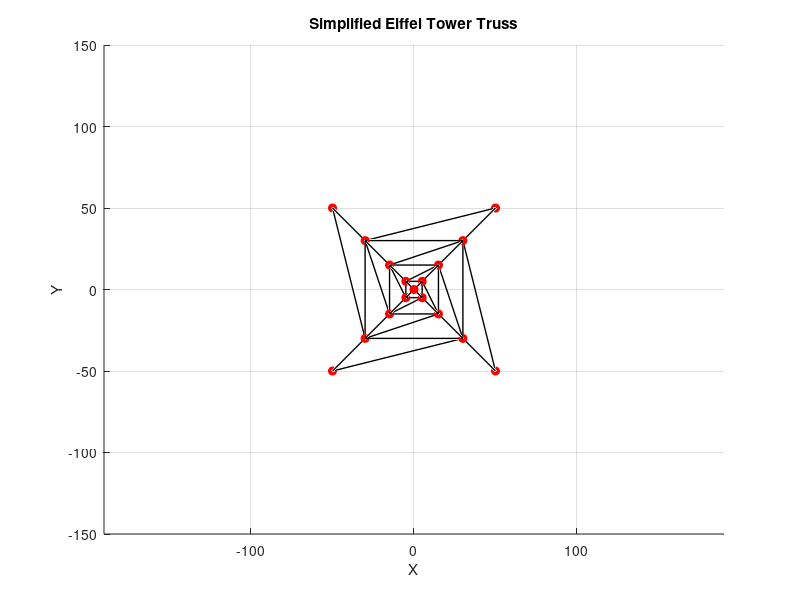

The MATLAB script that drew this image: (Note: this script raises an error after producing the figure.)
%% ==============================
%  Eiffel Tower Truss Visualization
%  ==============================

clear; clc;

%% 节点坐标 (节点号 X Y Z)
Node = [...
1   50    50     0;
2  -50    50     0;
3  -50   -50     0;
4   50   -50     0;
5   30    30    50;
6  -30    30    50;
7  -30   -30    50;
8   30   -30    50;
9   15    15   100;
10 -15    15   100;
11 -15   -15   100;
12  15   -15   100;
13   5     5   150;
14  -5     5   150;
15  -5    -5   150;
16   5    -5   150;
17   0     0   300];

%% 杆件 (杆件号 节点1 节点2)
Element = [...
1   5    6;
2   6    7;
3   7    8;
4   8    5;
5   9   10;
6   10  11;
7   11  12;
8   12   9;
9   13  14;
10  14  15;
11  15  16;
12  16  13;
13  1    5;
14  5    9;
15  9   13;
16  2    6;
17  6   10;
18  10  14;
19  3    7;
20  7   11;
21  11  15;
22  4    8;
23  8   12;
24  12  16;
25  13  17;
26  14  17;
27  15  17;
28  16  17;
29  1    6;
30  2    7;
31  3    8;
32  4    5;
33  5   10;
34  6   11;
35  7   12;
36  8    9;
37  9   14;
38  10  15;
39  11  16;
40  12  13;
41  5    7;
42  6    8;
43  9   11;
44  10  12;
45  13  15;
46  14  16];

%% 绘制桁架
figure; hold on; grid on; axis equal;
xlabel('X'); ylabel('Y'); zlabel('Z');
title('Simplified Eiffel Tower Truss');

for e = 1:size(Element,1)
    n1 = Element(e,2);
    n2 = Element(e,3);
    X = [Node(n1,2), Node(n2,2)];
    Y = [Node(n1,3), Node(n2,3)];
    Z = [Node(n1,4), Node(n2,4)];
    plot3(X,Y,Z,'k-','LineWidth',1.0);
end

%% 绘制节点
plot3(Node(:,2), Node(:,3), Node(:,4), 'ro','MarkerFaceColor','r');

% 图片调整
ax = gca;
ax.FontName = 'Times New Roman';
ax.FontSize = 18;
ax.LineWidth = 1.5;


%% 可选: 显示节点编号

for i = 1:size(Node,1)
    text(Node(i,2), Node(i,3), Node(i,4)+5, num2str(Node(i,1)), ...
        'FontSize',10,'Color','b');
end

%% 可选: 显示杆件编号

% for e = 1:size(Element,1)
%     n1 = Element(e,2);
%     n2 = Element(e,3);
%     mid = mean(Node([n1,n2],2:4));
%     text(mid(1), mid(2), mid(3), num2str(Element(e,1)), ...
%         'FontSize',9,'Color','g');
% end


%%

view(30,20);


%%  变形后
% scale = 200;
% 
% node_dis = [...
%    0.00000e+00       0.00000e+00       0.00000e+00
%    0.00000e+00       0.00000e+00       0.00000e+00
%    0.00000e+00       0.00000e+00       0.00000e+00
%    0.00000e+00       0.00000e+00       0.00000e+00
%    4.91225e-04      -3.68609e-04       7.86265e-04
%    2.22891e-04      -4.26943e-04      -7.90731e-04
%    4.91225e-04      -3.68609e-04      -7.86265e-04
%    2.22891e-04      -4.26943e-04       7.90731e-04
%   -5.94801e-04      -1.17236e-03       1.21630e-03
%   -7.58135e-04      -1.21902e-03      -1.35715e-03
%   -5.94801e-04      -1.17236e-03      -1.21630e-03
%   -7.58135e-04      -1.21902e-03       1.35715e-03
%   -4.18932e-03      -4.18784e-03       1.85844e-03
%   -4.24765e-03      -4.24618e-03      -2.13763e-03
%   -4.18932e-03      -4.18784e-03      -1.85844e-03
%   -4.24765e-03      -4.24618e-03       2.13763e-03
%   -2.22156e-01      -4.36039e-16       2.99337e-18
% ];
% 
% node_after = Node(:,2:4) + node_dis * scale;
% 
% for e = 1:size(Element,1)
%     n1 = Element(e,2);
%     n2 = Element(e,3);
%     X = [node_after(n1,1), node_after(n2,1)];
%     Y = [node_after(n1,2), node_after(n2,2)];
%     Z = [node_after(n1,3), node_after(n2,3)];
%     plot3(X,Y,Z,'m-','LineWidth',1.5);
% end
% plot3(node_after(:,1), node_after(:,2), node_after(:,3), 'ro','MarkerFaceColor','r');
% 


